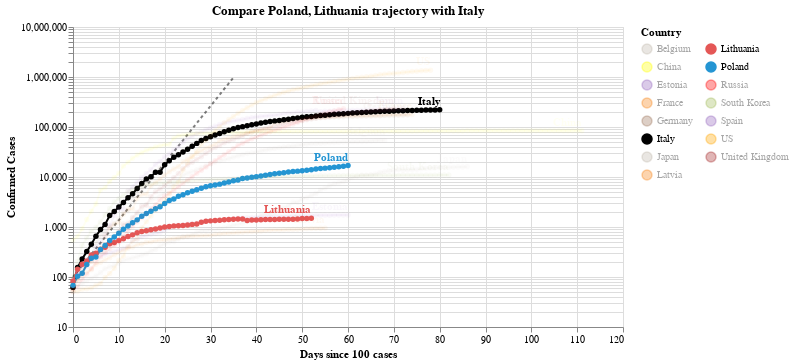

The notebook cell saved with this chart:
### Code cell
#hide_input
chart2 = make_since_chart(dff2, ['Poland', 'Lithuania'], baseline_countries)
chart2

### Figure 1 — Vega-Lite specification as saved in the notebook (floating-point values rounded to 4 significant figures; data arrays with more than 128 entries replaced by an {"elided": "..."} marker saying what was removed)
{"config": {"view": {"continuousWidth": 400, "continuousHeight": 300}}, "layer": [{"data": {"name": "data-628230001892d6798b50651be41d1b3e"}, "mark": {"type": "line", "color": "black", "opacity": 0.5, "strokeDash": [3, 3]}, "encoding": {"x": {"type": "quantitative", "field": "Days since 100 cases"}, "y": {"type": "quantitative", "field": "Confirmed Cases"}}}, {"data": {"name": "data-40dc5f7833f959efd3d4bd90a17e305a"}, "mark": {"type": "line", "point": true}, "encoding": {"color": {"type": "nominal", "field": "Country", "legend": {"columns": 2}, "scale": {"domain": ["Belgium", "China", "Estonia", "France", "Germany", "Italy", "Japan", "Latvia", "Lithuania", "Poland", "Russia", "South Korea", "Spain", "US", "United Kingdom"], "range": ["#C1B7AD", "yellow", "#9467bd", "#F58518", "#9D755D", "black", "#C1B7AD", "#F58518", "#E45756", "#2495D3", "red", "#A1BA59", "#9467bd", "orange", "brown"]}}, "opacity": {"condition": {"value": 1, "selection": "selector010"}, "value": 0.05}, "tooltip": [{"type": "nominal", "field": "Country"}, {"type": "temporal", "field": "Date"}, {"type": "quantitative", "field": "Confirmed Cases"}, {"type": "quantitative", "field": "Days since 100 cases"}], "x": {"type": "quantitative", "field": "Days since 100 cases"}, "y": {"type": "quantitative", "field": "Confirmed Cases", "scale": {"type": "log"}}}, "selection": {"selector010": {"type": "multi", "fields": ["Country"], "bind": "legend", "init": [{"Country": "Poland"}, {"Country": "Lithuania"}, {"Country": "Italy"}]}}, "width": 550}, {"data": {"name": "data-40dc5f7833f959efd3d4bd90a17e305a"}, "mark": {"type": "text", "align": "right", "dy": -8, "fontWeight": "bold"}, "encoding": {"color": {"type": "nominal", "field": "Country", "legend": {"columns": 2}, "scale": {"domain": ["Belgium", "China", "Estonia", "France", "Germany", "Italy", "Japan", "Latvia", "Lithuania", "Poland", "Russia", "South Korea", "Spain", "US", "United Kingdom"], "range": ["#C1B7AD", "yellow", "#9467bd", "#F58518", "#9D755D", "black", "#C1B7AD", "#F58518", "#E45756", "#2495D3", "red", "#A1BA59", "#9467bd", "orange", "brown"]}}, "opacity": {"condition": {"value": 1, "selection": "selector010"}, "value": 0.05}, "text": {"type": "nominal", "field": "Country"}, "tooltip": [{"type": "nominal", "field": "Country"}, {"type": "temporal", "field": "Date"}, {"type": "quantitative", "field": "Confirmed Cases"}, {"type": "quantitative", "field": "Days since 100 cases"}], "x": {"type": "quantitative", "field": "Days since 100 cases"}, "y": {"type": "quantitative", "field": "Confirmed Cases", "scale": {"type": "log"}}}, "transform": [{"filter": "(datum['Date'] >= 1589241600000)"}], "width": 550}], "title": "Compare Poland, Lithuania trajectory with Italy", "$schema": "https://vega.github.io/schema/vega-lite/v4.0.2.json", "datasets": {"data-628230001892d6798b50651be41d1b3e": [{"Days since 100 cases": 0, "Confirmed Cases": 100.0}, {"Days since 100 cases": 1, "Confirmed Cases": 130.0}, {"Days since 100 cases": 2, "Confirmed Cases": 169.0}, {"Days since 100 cases": 3, "Confirmed Cases": 219.7}, {"Days since 100 cases": 4, "Confirmed Cases": 285.6}, {"Days since 100 cases": 5, "Confirmed Cases": 371.3}, {"Days since 100 cases": 6, "Confirmed Cases": 482.7}, {"Days since 100 cases": 7, "Confirmed Cases": 627.5}, {"Days since 100 cases": 8, "Confirmed Cases": 815.7}, {"Days since 100 cases": 9, "Confirmed Cases": 1060.0}, {"Days since 100 cases": 10, "Confirmed Cases": 1379.0}, {"Days since 100 cases": 11, "Confirmed Cases": 1792.0}, {"Days since 100 cases": 12, "Confirmed Cases": 2330.0}, {"Days since 100 cases": 13, "Confirmed Cases": 3029.0}, {"Days since 100 cases": 14, "Confirmed Cases": 3937.0}, {"Days since 100 cases": 15, "Confirmed Cases": 5119.0}, {"Days since 100 cases": 16, "Confirmed Cases": 6654.0}, {"Days since 100 cases": 17, "Confirmed Cases": 8650.0}, {"Days since 100 cases": 18, "Confirmed Cases": 11250.0}, {"Days since 100 cases": 19, "Confirmed Cases": 14620.0}, {"Days since 100 cases": 20, "Confirmed Cases": 19000.0}, {"Days since 100 cases": 21, "Confirmed Cases": 24710.0}, {"Days since 100 cases": 22, "Confirmed Cases": 32120.0}, {"Days since 100 cases": 23, "Confirmed Cases": 41750.0}, {"Days since 100 cases": 24, "Confirmed Cases": 54280.0}, {"Days since 100 cases": 25, "Confirmed Cases": 70560.0}, {"Days since 100 cases": 26, "Confirmed Cases": 91730.0}, {"Days since 100 cases": 27, "Confirmed Cases": 119300.0}, {"Days since 100 cases": 28, "Confirmed Cases": 155000.0}, {"Days since 100 cases": 29, "Confirmed Cases": 201500.0}, {"Days since 100 cases": 30, "Confirmed Cases": 262000.0}, {"Days since 100 cases": 31, "Confirmed Cases": 340600.0}, {"Days since 100 cases": 32, "Confirmed Cases": 442800.0}, {"Days since 100 cases": 33, "Confirmed Cases": 575600.0}, {"Days since 100 cases": 34, "Confirmed Cases": 748300.0}, {"Days since 100 cases": 35, "Confirmed Cases": 972800.0}], "data-40dc5f7833f959efd3d4bd90a17e305a": {"elided": "1095 records"}}}
